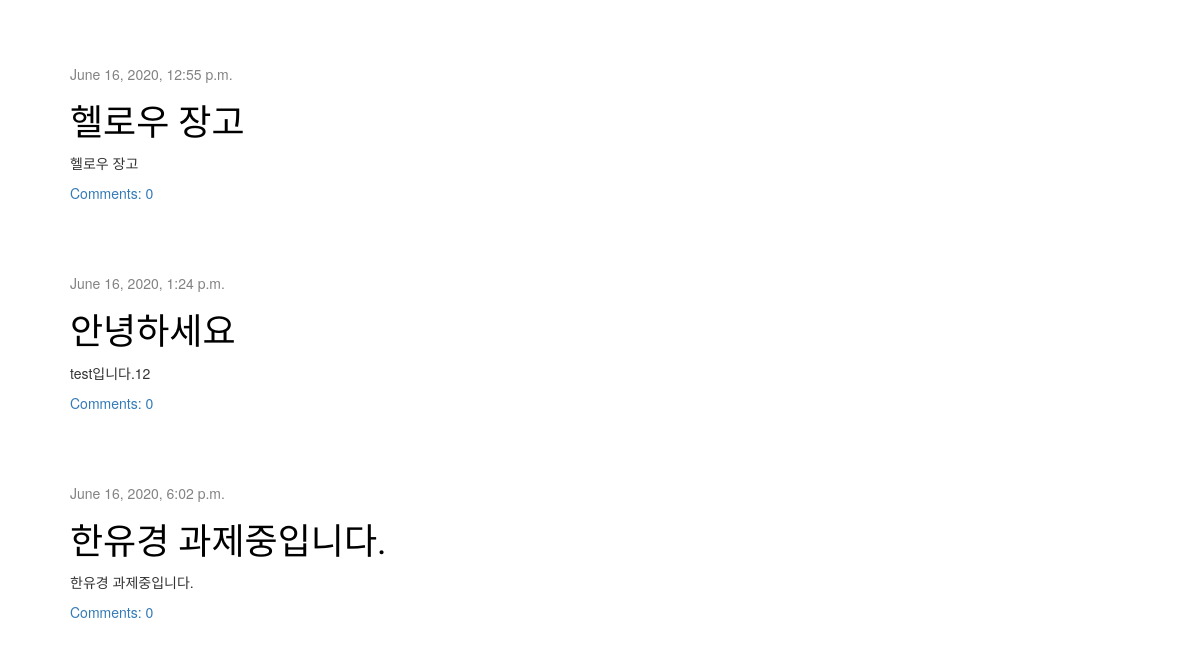
/ (lower part), run on an earlier commit of the app's database.
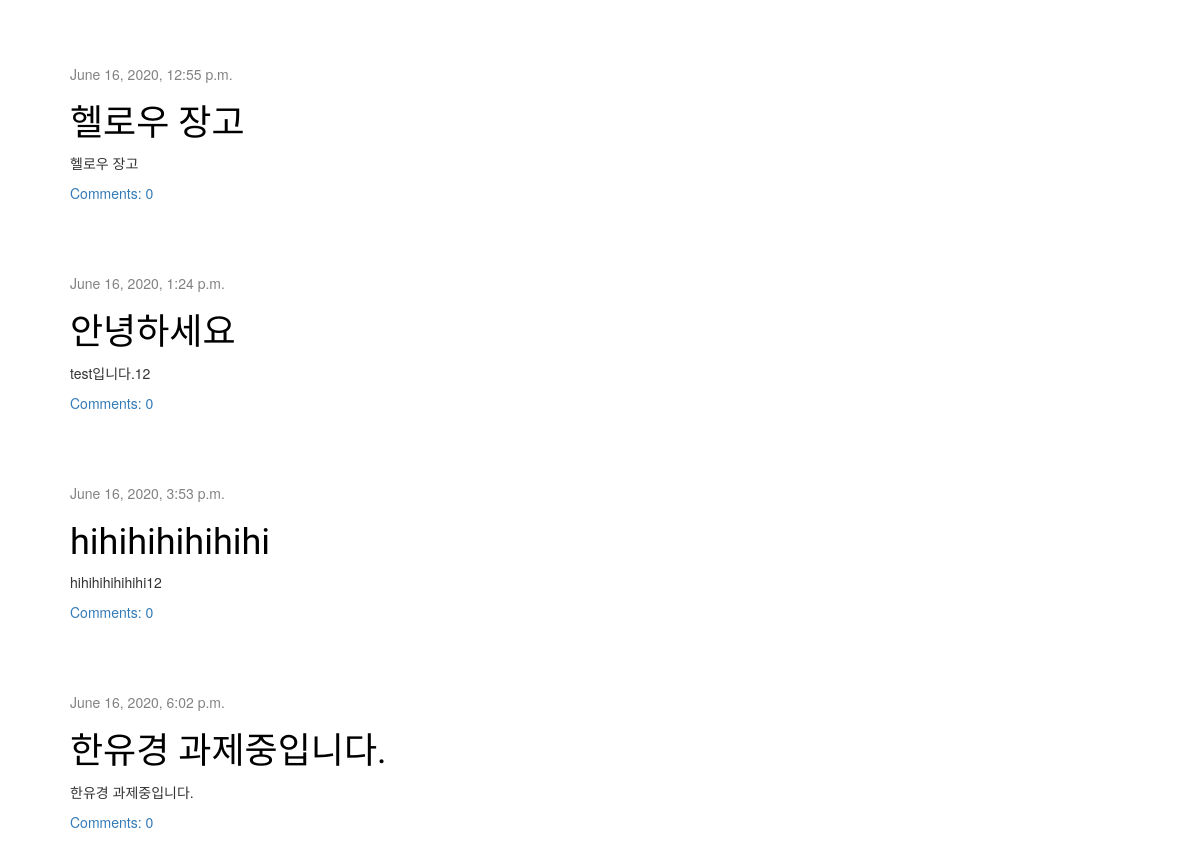
And on a later commit of the database.
### blog/models.py (models this page shows, shortened)
class Post(models.Model):
    author = models.ForeignKey(settings.AUTH_USER_MODEL, on_delete=models.CASCADE)
    title = models.CharField(max_length=200)
    text = models.TextField()
    created_date = models.DateTimeField(
            default=timezone.now)
    published_date = models.DateTimeField(
            blank=True, null=True)
    def approved_comments(self):
        return self.comments.filter(approved_comment=True)

### blog/views.py (the view)
# urls.py: path('', views.post_list, name='post_list'),
def post_list(request):
    posts = Post.objects.filter(published_date__lte=timezone.now()).order_by('published_date')
    return render(request, 'blog/post_list.html', {'posts': posts})

### blog/templates/blog/post_list.html (shortened to what this page needs)
{% extends 'blog/base.html' %}
{% block content %}
    {% for post in posts %}
        <div class="post">
            <div class="date">
                {{ post.published_date }}
            </div>
            <h1><a href="{% url 'post_detail' pk=post.pk %}">{{ post.title }}</a></h1>
            <p>{{ post.text|linebreaksbr }}</p>
            <a href="{% url 'post_detail' pk=post.pk %}">Comments: {{ post.approved_comments.count }}</a>
        </div>
    {% endfor %}
{% endblock %}

What changed in the data, as far as the page shows it:
added Post: published_date "June 16, 2020, 3:53 p.m.", title "hihihihihihihi", text "hihihihihihihi12", approved_comments.count "0"
